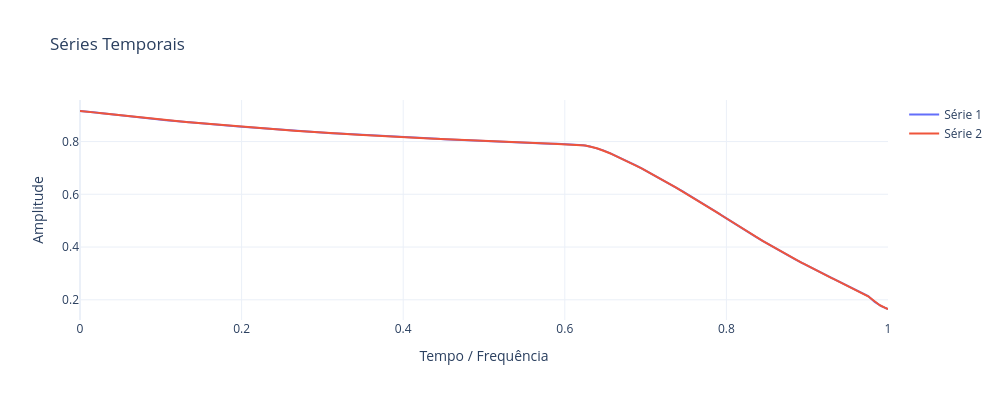

Notebook source saved alongside this figure:
### Code cell
def resize_series(data, m):
    """
    Interpola um array de tamanho n para o tamanho m (m > n).
    """
    n = len(data)
    x_old = np.linspace(0, 1, n)
    x_new = np.linspace(0, 1, m)
    
    return np.interp(x_new, x_old, data)

s1 = sig.copy()
s2 = resize_series(s1,1000)

t1 = np.linspace(0,1,len(s1))
t2 = np.linspace(0,1,len(s2))

PlotSeriesPLY(xSeries=[t1,t2],ySeries=[s1,s2],w=1000)
